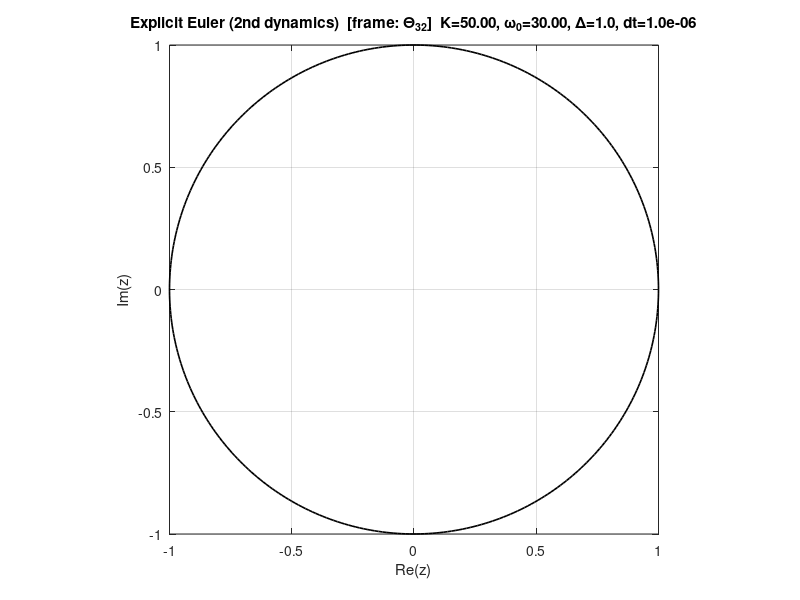

Source code (MATLAB): (Note: this script raises an error after producing the figure.)
% realtime_euler_scan_style_anim_refTheta32.m
% 以 Theta32 为参考系显示动画（仅改变绘制坐标；动力学不变）

clear; clc; close all;

%% ===== 参数（与第二个程序保持一致的默认值）=====
gamma1 = 0.9;  gamma2 = 0.1;  gamma3 = 0;
Delta  = 1.0;
dt     = 1e-6;
Tmax   = 100;
K      = 50;
omega0 = 30;

plotEvery = 50;

%% ===== 读取 q(|z|) 数据（保持第二个程序的插值方式：不截断，允许样条外推）=====
load('R1_910.mat');   R1_data = solutions(:);
load('R3_910.mat');   R3_data = solutions3(:);
qfun = @(r) interp1(R3_data, R1_data, r, 'spline');   % 无 [0,1] 截断

%% ===== C(theta) =====
C = @(th) gamma1*exp(1i*(th/3)) ...
        + gamma2*exp(1i*(th/3 + 2*pi/3)) ...
        + gamma3*exp(1i*(th/3 + 4*pi/3));

%% ===== 初值（与第二个程序一致）=====
R31 = 1;   Theta31 = 0;
R32 = 1;    Theta32 = 0;

% 先用初值计算 z1, R1, Theta1
z11 = qfun(R31) * (gamma1*exp(1i*Theta31/3) + gamma2*exp(1i*(Theta31/3+2*pi/3)) + gamma3*exp(1i*(Theta31/3+4*pi/3)));
z12 = qfun(R32) * (gamma1*exp(1i*Theta32/3) + gamma2*exp(1i*(Theta32/3+2*pi/3)) + gamma3*exp(1i*(Theta32/3+4*pi/3)));
z1  = 0.5*(z11 + z12);
R1  = abs(z1);
Theta1 = angle(z1);

%% ===== 画布（第一个程序风格）=====
figure('Color','w'); hold on;
th = linspace(0,2*pi,400);
plot(cos(th), sin(th), 'k-', 'LineWidth',1.2);      % 单位圆
axis equal; axis([-1 1 -1 1]); grid on; box on;
xlabel('Re(z)'); ylabel('Im(z)');

% === 标题注明参考系：Theta32 ===
title(sprintf('Explicit Euler (2nd dynamics)  [frame: \\Theta_{32}]  K=%.2f, \\omega_0=%.2f, \\Delta=%.1f, dt=%.1e', ...
      K, omega0, Delta, dt));

traj_plus  = animatedline('Color',[0.85 0.1 0.1],'LineWidth',1.6);
traj_minus = animatedline('Color',[0.1 0.1 0.9],'LineWidth',1.6);

pt_plus  = plot(NaN,NaN,'ro','MarkerFaceColor',[1 0.6 0.6]);
pt_minus = plot(NaN,NaN,'bo','MarkerFaceColor',[0.6 0.6 1]);

% === 图例注明为 Theta32 参考系 ===
legend({'|z|=1','z_{3+} in frame of \Theta_{32}','z_{3-} in frame of \Theta_{32}'}, 'Location','southoutside');

%% ===== 显式欧拉 + 实时动画（动力学不变）=====
t = 0; k = 0;
while t < Tmax
    k = k + 1;

    % ---- 用当前(R31,Theta31,R32,Theta32)先算 z1 -> R1,Theta1 ----
    z11 = qfun(R31) * (gamma1*exp(1i*Theta31/3) + gamma2*exp(1i*(Theta31/3+2*pi/3)) + gamma3*exp(1i*(Theta31/3+4*pi/3)));
    z12 = qfun(R32) * (gamma1*exp(1i*Theta32/3) + gamma2*exp(1i*(Theta32/3+2*pi/3)) + gamma3*exp(1i*(Theta32/3+4*pi/3)));
    z1  = 0.5*(z11 + z12);
    R1  = abs(z1);
    Theta1 = angle(z1);

    % ---- ODE（无任何 R->0 保护、无 R 投影）----
    dR31     =  3*K/2 * R1^3 * cos(3*Theta1 - Theta31) * (1 - R31^2) - 3*R31*Delta;
    dTheta31 =  3*K/2 * R1^3 * sin(3*Theta1 - Theta31) * (R31 + 1/R31) - 3*omega0;
    dR32     =  3*K/2 * R1^3 * cos(3*Theta1 - Theta32) * (1 - R32^2) - 3*R32*Delta;
    dTheta32 =  3*K/2 * R1^3 * sin(3*Theta1 - Theta32) * (R32 + 1/R32) + 3*omega0;

    % ---- 显式欧拉步进 ----
    R31     = R31     + dt*dR31;
    Theta31 = Theta31 + dt*dTheta31;
    R32     = R32     + dt*dR32;
    Theta32 = Theta32 + dt*dTheta32;
    t = t + dt;

    % ---- 绘图（在 Theta32 参考系：所有角度减去 Theta32）----
    th1_rel = (Theta31 - Theta32)/3;   % z_{3+} 的相对角
    th2_rel = 0;                   % z_{3-} 在自身参考系恒为 0

    x1 = R31*cos(th1_rel);  y1 = R31*sin(th1_rel);
    x2 = R32*cos(th2_rel);  y2 = R32*sin(th2_rel);  % 即 (R32, 0)

    if mod(k, plotEvery) == 0
        addpoints(traj_plus,  x1, y1);
        addpoints(traj_minus, x2, y2);
        set(pt_plus,  'XData', x1, 'YData', y1);
        set(pt_minus, 'XData', x2, 'YData', y2);
        drawnow limitrate;
    end

    % ---- 数值异常时停止 ----
    if ~isfinite(R31) || ~isfinite(R32) || ~isfinite(Theta31) || ~isfinite(Theta32)
        warning('数值发散/异常，停止。'); break;
    end
end
